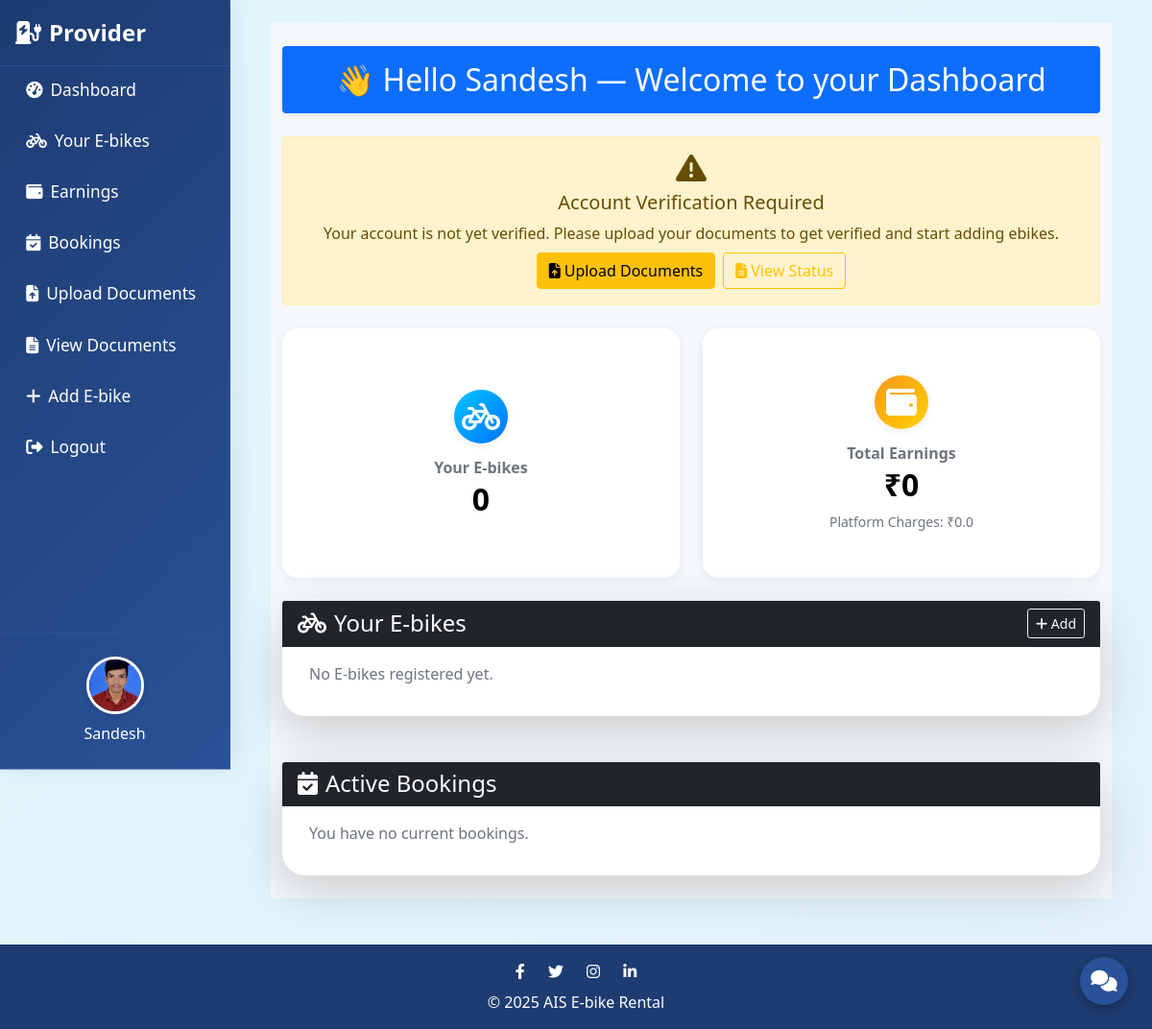
The page /vehicle-providers/dashboard/ (signed in) on the database its author committed.
### core/models.py (models this page shows)
class User(AbstractUser):
    is_rider = models.BooleanField(default=False)
    is_vehicle_provider = models.BooleanField(default=False)
    mobile_number = models.CharField(max_length=15)
    profile_image = models.ImageField(upload_to='profile_images/', blank=True, null=True)
    is_verified_provider = models.BooleanField(default=False, help_text="Admin verification status for vehicle providers")
    verification_notes = models.TextField(blank=True, null=True, help_text="Admin notes about verification")

### vehicle_providers/views.py (the view)
# urls.py: path('dashboard/', views.vehicle_provider_dashboard, name='vehicle_provider_dashboard'),
@login_required
def vehicle_provider_dashboard(request):
    ebikes = EBike.objects.filter(provider=request.user)
    bookings = Booking.objects.filter(ebike__provider=request.user)
    total_earnings = sum(float(booking.total_price) for booking in bookings if booking.is_approved)
    platform_charges = total_earnings * 0.1
    return render(request, 'vehicle_providers/dashboard.html', {
        'ebikes': ebikes,
        'bookings': bookings,
        'total_earnings': total_earnings,
        'platform_charges': platform_charges
    })

### core/context_processors.py (called while the page is built)
def unread_notification_count(request):
    try:
        Notification = apps.get_model('core', 'Notification')
        public_count = Notification.objects.filter(is_public=True).count()
        if request.user.is_authenticated:
            user_count = Notification.objects.filter(recipient=request.user, is_read=False).count()
            count = public_count + user_count
        else:
            count = public_count
    except Exception:
        count = 0
    return {'unread_notification_count': count}

### templates/vehicle_providers/dashboard.html (shortened to what this page needs)
{% extends 'core/base.html' %}
{% block content %}
<div id="sidebar" class="sidebar bg-dark text-white">
  <div class="sidebar-header d-flex align-items-center justify-content-between px-3 py-3">
    <span class="fw-bold fs-4"><i class="fas fa-charging-station me-2"></i>Provider</span>
  </div>
  <nav class="nav flex-column px-2">
    <a class="nav-link text-white sidebar-link" href="#dashboard-section"><i class="fas fa-tachometer-alt me-2"></i>Dashboard</a>
    <a class="nav-link text-white sidebar-link" href="#ebikes-section"><i class="fas fa-bicycle me-2"></i>Your E-bikes</a>
    <a class="nav-link text-white sidebar-link" href="#earnings-section"><i class="fas fa-wallet me-2"></i>Earnings</a>
    <a class="nav-link text-white sidebar-link" href="#bookings-section"><i class="fas fa-calendar-check me-2"></i>Bookings</a>
    <a class="nav-link text-white sidebar-link" href="{% url 'upload_documents' %}"><i class="fas fa-file-upload me-2"></i>Upload Documents</a>
    <a class="nav-link text-white sidebar-link" href="{% url 'view_documents' %}"><i class="fas fa-file-alt me-2"></i>View Documents</a>
    <a class="nav-link text-white sidebar-link" href="{% url 'add_ebike' %}"><i class="fas fa-plus me-2"></i>Add E-bike</a>
    <a class="nav-link text-white sidebar-link" href="{% url 'logout' %}"><i class="fas fa-sign-out-alt me-2"></i>Logout</a>
  </nav>
  <div class="sidebar-profile text-center mt-auto mb-4 px-3">
    <img src="{% if request.user.profile_image %}{{ request.user.profile_image.url }}{% else %}https://api.dicebear.com/7.x/avataaars/svg?seed={{ request.user.username }}{% endif %}"
         alt="Profile" class="rounded-circle mb-2" style="width:60px; height:60px; object-fit:cover; cursor:pointer;" data-bs-toggle="modal" data-bs-target="#profileEditModal">
    <div class="fw-semibold">{{ request.user.username }}</div>
  </div>
</div>
<div class="main-content-with-sidebar">
  <div class="container-xxl py-4">
    <h2 class="text-center text-white bg-primary py-3 px-2 rounded shadow-sm mb-4">
      👋 Hello {{ request.user.username }} — Welcome to your Dashboard
    </h2>
    {% if request.user.is_verified_provider %}
      <div class="alert alert-success text-center mb-4" role="alert">
        <i class="fas fa-check-circle fa-2x mb-2"></i>
        <h5 class="alert-heading">Account Verified!</h5>
        <p class="mb-0">Your account has been verified. You can add ebikes and manage your business on the platform.</p>
      </div>
    {% else %}
      <div class="alert alert-warning text-center mb-4" role="alert">
        <i class="fas fa-exclamation-triangle fa-2x mb-2"></i>
        <h5 class="alert-heading">Account Verification Required</h5>
        <p class="mb-2">Your account is not yet verified. Please upload your documents to get verified and start adding ebikes.</p>
        <div class="d-grid gap-2 d-md-flex justify-content-md-center">
          <a href="{% url 'upload_documents' %}" class="btn btn-warning">
            <i class="fas fa-file-upload me-1"></i>Upload Documents
          </a>
          <a href="{% url 'view_documents' %}" class="btn btn-outline-warning">
            <i class="fas fa-file-alt me-1"></i>View Status
          </a>
        </div>
      </div>
    {% endif %}
    <div class="row g-4 mb-4">
      <div class="col-md-6 col-12">
        <div class="card summary-card h-100 border-0 text-center">
          <div class="card-body py-4 d-flex flex-column align-items-center justify-content-center">
            <div class="icon-circle mb-3" style="background: linear-gradient(135deg, #00c6ff 0%, #0072ff 100%);"><i class="fas fa-bicycle"></i></div>
            <h6 class="fw-bold text-secondary mb-1">Your E-bikes</h6>
            <h2 class="fw-bold mb-0">{{ ebikes|length }}</h2>
          </div>
        </div>
      </div>
      <div class="col-md-6 col-12">
        <div class="card summary-card h-100 border-0 text-center">
          <div class="card-body py-4 d-flex flex-column align-items-center justify-content-center">
            <div class="icon-circle mb-3" style="background: linear-gradient(135deg, #f7971e 0%, #ffd200 100%);"><i class="fas fa-wallet"></i></div>
            <h6 class="fw-bold text-secondary mb-1">Total Earnings</h6>
            <h2 class="fw-bold mb-0">₹{{ total_earnings }}</h2>
            <div class="small text-muted mt-2">Platform Charges: ₹{{ platform_charges }}</div>
          </div>
        </div>
      </div>
    </div>
    <div class="row g-4 w-100 mx-0" id="ebikes-section">
      <div class="card shadow-lg border-0 w-100 px-0" style="border-radius: 1.5rem;">
        <div class="card-header bg-dark text-white d-flex justify-content-between align-items-center sticky-ebike-header">
          <h4 class="mb-0"><i class="fas fa-bicycle me-2"></i>Your E-bikes</h4>
          <a href="{% url 'add_ebike' %}" class="btn btn-sm btn-outline-light"><i class="fas fa-plus"></i> Add</a>
        </div>
        <div class="card-body overflow-auto" style="max-height: 60vh">
          <div class="row g-4 w-100 mx-0">
            {% for ebike in ebikes %}
              <div class="col-lg-3 col-md-4 col-sm-6 col-12">
                <div class="card provider-ebike-card border-0 h-100 animated-card">
                  <div class="card-body bg-light rounded">
                    <div class="d-flex align-items-center mb-2">
                      {% if ebike.image %}
                        <img src="{{ ebike.image.url }}" alt="{{ ebike.name }}" style="width: 90px; height: 55px; object-fit: cover; border-radius: 8px;" class="me-3" />
                      {% else %}
                        <img src="https://api.dicebear.com/7.x/icons/svg?seed={{ ebike.name }}" alt="{{ ebike.name }}" style="width: 90px; height: 55px; object-fit: cover; border-radius: 8px;" class="me-3" />
                      {% endif %}
                      <h5 class="card-title text-primary mb-0 bike-name-short" title="{{ ebike.name }}"><i class="fas fa-bolt me-2"></i>{{ ebike.name }}</h5>
                    </div>
                    <p class="card-text text-muted bike-desc-short"><i class="fas fa-align-left me-1"></i>{{ ebike.description|truncatewords:15 }}</p>
                    <p class="card-text mb-1"><i class="fas fa-calendar-day me-1"></i><strong>Day Rate:</strong> ₹{{ ebike.price_per_day }}</p>
                    <p class="card-text mb-2"><i class="fas fa-calendar-week me-1"></i><strong>Week Rate:</strong> ₹{{ ebike.price_per_week }}</p>
                    {% with shown=False %}
                      {% for booking in ebike.bookings.all %}
                        {% if booking.is_approved and not shown %}
                          <div class="mt-2">
                            <span class="badge bg-danger"><i class="fas fa-lock me-1"></i>Occupied</span>
                          </div>
                        {% endif %}
                      {% endfor %}
                      {% if not shown and ebike.bookings.all|length == 0 %}
                        <div class="mt-2">
                          <span class="badge bg-success"><i class="fas fa-check-circle me-1"></i>Available</span>
                        </div>
                      {% endif %}
                    {% endwith %}
                  </div>
                </div>
              </div>
            {% empty %}
            <p class="text-muted">No E-bikes registered yet.</p>
            {% endfor %}
          </div>
        </div>
      </div>
    </div>
    <div class="row g-4 mt-4 w-100 mx-0" id="bookings-section">
      <div class="card shadow-lg border-0 w-100 px-0" style="border-radius: 1.5rem;">
        <div class="card-header bg-dark text-white">
          <h4 class="mb-0"><i class="fas fa-calendar-check me-2"></i>Active Bookings</h4>
        </div>
        <div class="card-body overflow-auto" style="max-height: 60vh">
          <div class="row g-4 w-100 mx-0">
            {% for booking in bookings %}
              <div class="col-lg-3 col-md-4 col-sm-6 col-12">
                <div class="card provider-booking-card border-0 h-100 animated-card">
                  <div class="card-body bg-light rounded">
                    <div class="d-flex align-items-center mb-2">
                      {% if booking.ebike.image %}
                        <img src="{{ booking.ebike.image.url }}" alt="{{ booking.ebike.name }}" style="width: 55px; height: 55px; object-fit: cover; border-radius: 8px;" class="me-3" />
                      {% else %}
                        <img src="https://api.dicebear.com/7.x/icons/svg?seed={{ booking.ebike.name }}" alt="{{ booking.ebike.name }}" style="width: 55px; height: 55px; object-fit: cover; border-radius: 8px;" class="me-3" />
                      {% endif %}
                      <h5 class="card-title text-primary mb-0 bike-name-short" title="{{ booking.ebike.name }}"><i class="fas fa-bolt me-2"></i>{{ booking.ebike.name }}</h5>
                    </div>
                    <p class="card-text mb-1"><i class="fas fa-user me-1"></i><strong>Rider:</strong> {{ booking.rider.username }}</p>
                    <p class="card-text mb-1"><i class="fas fa-clock me-1"></i><strong>Duration:</strong> {{ booking.start_date }} → {{ booking.end_date }}</p>
                    <p class="card-text mb-1"><i class="fas fa-rupee-sign me-1"></i><strong>Amount:</strong> ₹{{ booking.total_price }}</p>
                    <span class="badge {% if booking.is_approved %}bg-success{% else %}bg-warning text-dark{% endif %}">
                      {% if booking.is_approved %}<i class="fas fa-check me-1"></i>Approved{% else %}<i class="fas fa-hourglass-half me-1"></i>Pending{% endif %}
                    </span>
                  </div>
                </div>
              </div>
            {% empty %}
            <p class="text-muted">You have no current bookings.</p>
            {% endfor %}
          </div>
        </div>
      </div>
    </div>
  </div>
</div>
<link href="https://cdnjs.cloudflare.com/ajax/libs/font-awesome/6.4.0/css/all.min.css" rel="stylesheet">
{% endblock %}

### templates/core/base.html (style rules this page uses)
:root { --main-bg: linear-gradient(to bottom right, #e0f7fa, #e3f2fd); --main-text: #000; --nav-bg: linear-gradient(to right, #1e3c72, #2a5298); --footer-bg: #1e3c72; }
body { background: var(--main-bg); color: var(--main-text); font-family: 'Segoe UI', sans-serif; transition: all 0.4s ease-in-out; }
.nav-link { color: white !important; transition: 0.3s; }

### templates/vehicle_providers/dashboard.html (style rules this page uses)
.summary-card, .provider-ebike-card, .provider-booking-card { border-radius: 1rem !important; box-shadow: 0 2px 8px rgba(30,60,114,0.08); transition: transform 0.2s, box-shadow 0.2s; min-height: 260px; margin-bottom: 0; }
.icon-circle { width: 56px; height: 56px; border-radius: 50%; display: flex; align-items: center; justify-content: center; font-size: 2rem; color: #fff; box-shadow: 0 2px 8px rgba(0,0,0,0.08); }
.sticky-ebike-header { position: sticky; top: 0; z-index: 2; border-radius: 1.5rem 1.5rem 0 0; }
.sidebar { display: flex; flex-direction: column; position: fixed; top: 0; left: 0; height: 100vh; width: 240px; background: linear-gradient(135deg, #1e3c72 0%, #2a5298 100%) !important; z-index: 1050; transition: transform 0.3s ease; box-shadow: 4px 0 24px rgba(30,60,114,0.10), 0 1.5px 0 #2a5298; border-right: 1.5px solid #2a5298; overflow-y: auto; }
.sidebar-header { border-bottom: 1.5px solid #2a5298; }
.sidebar-profile { margin-top: auto; padding-top: 1.5rem; border-top: 1.5px solid #2a5298; }
.sidebar-profile img { border: 3px solid #fff; box-shadow: 0 2px 8px rgba(0,0,0,0.08); }
.sidebar-link { padding: 0.75rem 1.2rem; border-radius: 8px; margin-bottom: 0.2rem; transition: background 0.2s, color 0.2s; font-size: 1.08rem; font-weight: 500; position: relative; }
.main-content-with-sidebar { margin-left: 240px; transition: margin-left 0.3s; background: #f5f8fa; min-height: 100vh; }

### rows shown on the page
User: profile_image (picture), user.username "Sandesh"

### other values the page prints
{{ ebikes|length }} "0"
{{ total_earnings }} "0"
{{ platform_charges }} "0.0"
